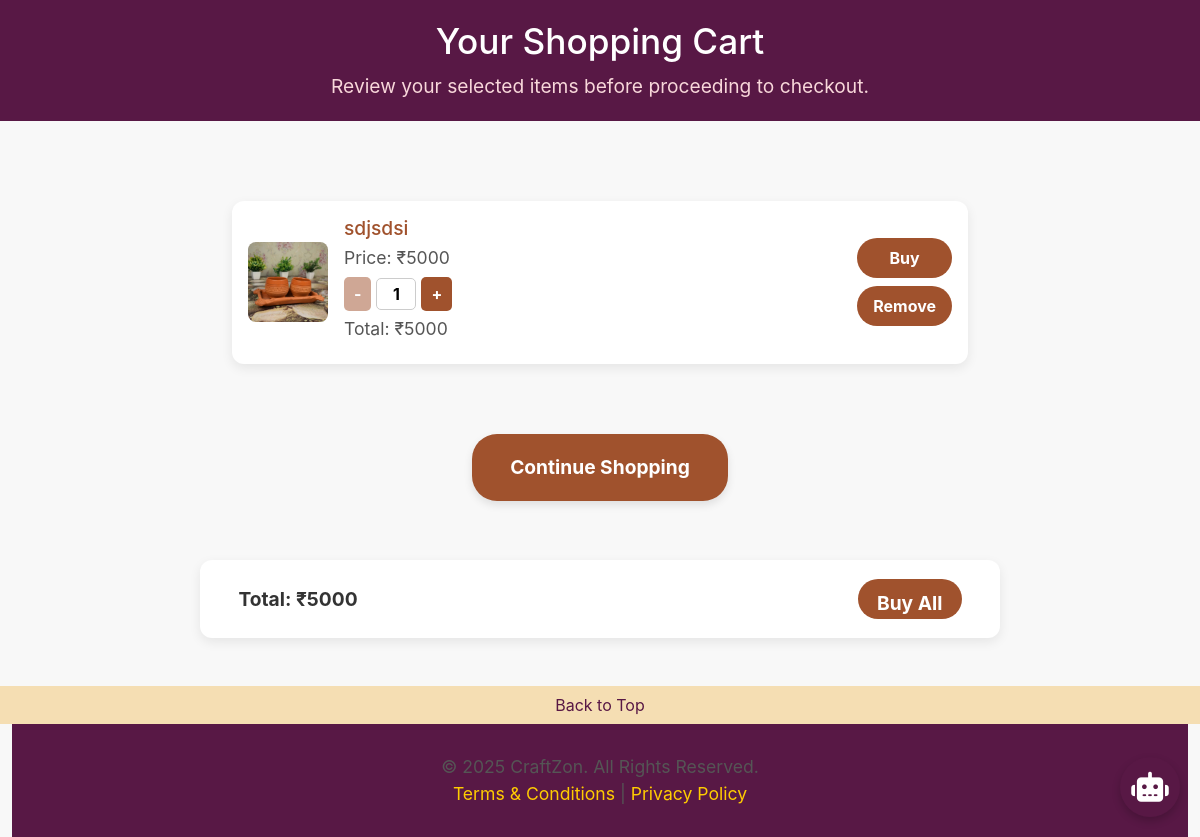
Screenshot of /user/cart.php (signed in) with the database file from the repository.
### tables this page shows
CREATE TABLE `user_cart` (
  `cart_id` int(11) NOT NULL,
  `user_id` int(11) NOT NULL,
  `product_id` int(11) NOT NULL,
  `quantity` int(11) DEFAULT 1,
  `added_at` timestamp NOT NULL DEFAULT current_timestamp()
);

CREATE TABLE `product_table` (
  `product_id` int(11) NOT NULL,
  `product_name` varchar(25) NOT NULL,
  `crafted_by` varchar(25) NOT NULL,
  `category` varchar(25) NOT NULL,
  `price` int(11) NOT NULL,
  `stock_quantity` int(11) NOT NULL,
  `stock_status` enum('in stock','out of stock') NOT NULL,
  `product_description` varchar(200) NOT NULL,
  `image` varchar(255) NOT NULL,
  `created_at` datetime NOT NULL DEFAULT current_timestamp(),
  `status` enum('active','suspend') NOT NULL
);

### user/cart.php (the view, shortened to what this page needs)
<?php
$con = mysqli_connect("localhost", "root", "", "craftzon");
$uid = $_SESSION['users_id'] ?? 0;
$sel = "SELECT * FROM user_cart WHERE user_id = $uid";
$res = mysqli_query($con, $sel);
?>
<!DOCTYPE html>
<html lang="en">
<head>
<link href="https://cdnjs.cloudflare.com/ajax/libs/bootstrap/5.3.2/css/bootstrap.min.css" rel="stylesheet">
<link href='https://cdnjs.cloudflare.com/ajax/libs/font-awesome/6.7.2/css/all.min.css' rel='stylesheet'>
</head>
<body id="top1">
<div class="header">
    <h1>Your Shopping Cart</h1>
	<p style="margin-top: 10px; font-size: 1.2rem; color: #f8d7da;">
        Review your selected items before proceeding to checkout.
    </p>
</div>
<br><br>
<?php
 if (mysqli_num_rows($res) > 0): ?>
    <div class="cart-list">
    <?php
    while ($row = mysqli_fetch_array($res)):
        $pid = $row['product_id'];
        $selpr = "SELECT * FROM product_table WHERE product_id = '$pid'";
        $respr = mysqli_query($con, $selpr);
        $rowp = mysqli_fetch_array($respr);
    ?>
        <div class="cart-card" data-cartid="<?= $row['cart_id'] ?>" data-price="<?= $rowp['price'] ?>" data-pid="<?= $pid ?>" data-stock="<?= $rowp['stock_quantity'] ?>">
            <img src="../<?= $rowp['image'] ?>" class="cart-image">
            <div class="cart-details">
                <h5><?= $rowp['product_name'] ?></h5>
                <p>Price: ₹<?= $rowp['price'] ?></p>
                <div class="quantity-selector">
                    <button type="button" class="qty-btn" onclick="changeQty(<?= $row['cart_id'] ?>, -1)">-</button>
                    <input type="text" id="qty-<?= $row['cart_id'] ?>" value="<?= $row['quantity'] ?>" readonly>
                    <button type="button" class="qty-btn" onclick="changeQty(<?= $row['cart_id'] ?>, 1)">+</button>
                </div>
                <p>Total: ₹<span id="total-<?= $row['cart_id'] ?>"><?= $rowp['price'] * $row['quantity'] ?></span></p>
            </div>
            <div class="cart-actions">
<input type="button" value="Buy"
       onclick="
           document.getElementById('qty_hidden_<?php
 echo $row['cart_id']; ?>').value =
               document.getElementById('qty-<?php
 echo $row['cart_id']; ?>').value;
           document.getElementById('buyForm_<?php
 echo $row['cart_id']; ?>').submit();
       ">
                <form method="post">
                    <input type="submit" name="remove" value="Remove">
                </form>
            </div>
        </div>
    <?php
 endwhile; ?>
    </div>
    <button class="continue-shopping-button" onclick="window.location.href='crafthome.php'">Continue Shopping</button>
    <div class="cart-summary">
        <span>Total: ₹<span id="cart-total">0</span></span>
        <button class="order-now-btn" onclick="window.location.href='orderform_all.php?uid=<?= $uid ?>'">Buy All</button>
    </div>
<?php
 endif; ?>
<div class="container-fluid text-center mt-4">
			<div class="row mt-4" style="background-color:#f5deb3;">
				<div class="col-12">
					<a href="#top1" class="btn btn-link" style="text-decoration:none;color:#581845;">Back to Top</a>
				</div>
			</div>
		<div class="footer">
    <p>&copy; 2025 CraftZon. All Rights Reserved.</p>
    <p><a href="condition.html">Terms & Conditions</a> | <a href="privacypolicy.html">Privacy Policy</a></p>
</div>
	</div>
<?php
 include 'chatbot.php'; ?>
</body>
</html>

### user/cart.php (style rules this page uses)
body { margin:0; padding:0; font-family: 'Inter', sans-serif; background-color:#F8F8F8; color:#333; font-size:16px; display:flex; flex-direction:column; align-items:center; min-height:100vh; }
.cart-list { display:flex; flex-direction:column; align-items:center; gap:1.5em; padding:2em; width:100%; max-width:800px; }
.cart-card { display:flex; justify-content:space-between; align-items:center; background-color:#fff; padding:1em; border-radius:12px; box-shadow:0 4px 12px rgba(0,0,0,0.08); width:100%; }
.cart-image { width:80px; height:80px; border-radius:8px; object-fit:cover; }
.cart-details { flex:1; margin-left:1em; }
.cart-details h5 { margin:0; color:#A0522D; font-size:1.2em; }
.cart-details p { margin:0.3em 0; color:#555; }
.cart-actions { display:flex; flex-direction:column; gap:0.5em; }
.cart-actions input[type="button"], .cart-actions input[type="submit"], .continue-shopping-button { background-color:#A0522D; color:#fff; border:none; padding:0.5em 1em; border-radius:25px; cursor:pointer; font-weight:bold; transition:background-color 0.3s ease; }
.continue-shopping-button { margin:2em auto; font-size:1.2em; padding:1em 2em; box-shadow:0 4px 8px rgba(0,0,0,0.1); display:inline-block; }
h1 { color:#A0522D; font-size:1.8em; margin:0; }
p { font-size:1.1em; color:#555; margin:0; }
.quantity-selector { display:flex; align-items:center; gap:5px; margin-top:5px; }
.qty-btn { background-color:#A0522D; color:#fff; border:none; padding:5px 10px; font-size:16px; border-radius:5px; cursor:pointer; font-weight:bold; transition:background-color 0.3s ease; }
.quantity-selector input[type="text"] { width:40px; text-align:center; font-size:16px; font-weight:bold; border:1px solid #ccc; border-radius:5px; padding:3px 0; }
.cart-summary { margin-top:20px; background-color:#fff; padding:1em 2em; border-radius:12px; box-shadow:0 4px 12px rgba(0,0,0,0.08); width:90%; max-width:800px; display:flex; justify-content:space-between; align-items:center; font-size:1.2em; font-weight:bold; }
.order-now-btn { background-color: #A0522D; color: #fff; border: none; padding:0.5em 1em; height:40px; border-radius:25px; cursor:pointer; font-weight:bold; transition: background-color 0.3s ease; }
.header { background-color:#581845; color:#fff; padding: 20px 0; width:100%; text-align: center; }
.header h1 { color:white; margin: 0; font-size: 2.2rem; }
.header p { margin: 5px 0 0 0; font-size: 1rem; }
.footer { background-color: #581845; color: #fff; padding: 30px 20px; text-align: center; width:100%; }
.footer a { color: #ffcc00; text-decoration: none; }
a { text-decoration:none; color:white; }

### rows the page displays
user_cart: product.image (picture), product.product_name "sdjsdsi", product.price "5000", quantity "1", $rowp['price']*$row['quantity'] "5000"
